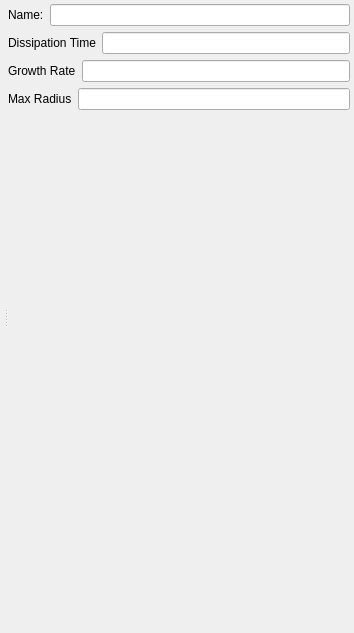
<?xml version="1.0" encoding="UTF-8"?>
<ui version="4.0">
 <class>Form</class>
 <widget class="QWidget" name="Form">
  <property name="geometry">
   <rect>
    <x>0</x>
    <y>0</y>
    <width>354</width>
    <height>633</height>
   </rect>
  </property>
  <property name="windowTitle">
   <string>Form</string>
  </property>
  <layout class="QVBoxLayout" name="verticalLayout_2">
   <property name="margin">
    <number>4</number>
   </property>
   <item>
    <widget class="QSplitter" name="splitter">
     <property name="orientation">
      <enum>Qt::Horizontal</enum>
     </property>
     <widget class="QWidget" name="layoutWidget">
      <layout class="QVBoxLayout" name="verticalLayout_3">
       <property name="margin">
        <number>0</number>
       </property>
       <item>
        <widget class="QWidget" name="myGeneralCanvas" native="true">
         <property name="sizePolicy">
          <sizepolicy hsizetype="MinimumExpanding" vsizetype="Fixed">
           <horstretch>0</horstretch>
           <verstretch>0</verstretch>
          </sizepolicy>
         </property>
         <property name="element_type" stdset="0">
          <string>general_canvas</string>
         </property>
        </widget>
       </item>
       <item>
        <widget class="QWidget" name="myDisplayCanvas" native="true">
         <property name="sizePolicy">
          <sizepolicy hsizetype="MinimumExpanding" vsizetype="MinimumExpanding">
           <horstretch>0</horstretch>
           <verstretch>0</verstretch>
          </sizepolicy>
         </property>
         <property name="minimumSize">
          <size>
           <width>0</width>
           <height>0</height>
          </size>
         </property>
         <property name="element_type" stdset="0">
          <string>display_widget_canvas</string>
         </property>
        </widget>
       </item>
      </layout>
     </widget>
     <widget class="QWidget" name="widget" native="true">
      <layout class="QVBoxLayout" name="verticalLayout">
       <property name="margin">
        <number>0</number>
       </property>
       <item>
        <layout class="QHBoxLayout" name="horizontalLayout">
         <item>
          <widget class="QLabel" name="short_name_label">
           <property name="text">
            <string>Name:</string>
           </property>
          </widget>
         </item>
         <item>
          <widget class="QLineEdit" name="short_name"/>
         </item>
        </layout>
       </item>
       <item>
        <layout class="QHBoxLayout" name="horizontalLayout_2">
         <item>
          <widget class="QLabel" name="dissipation_time_label">
           <property name="text">
            <string>Dissipation Time</string>
           </property>
          </widget>
         </item>
         <item>
          <widget class="QLineEdit" name="dissipation_time">
           <property name="source-units" stdset="0">
            <string>minutes</string>
           </property>
           <property name="display-units" stdset="0">
            <string>minutes</string>
           </property>
          </widget>
         </item>
        </layout>
       </item>
       <item>
        <layout class="QHBoxLayout" name="horizontalLayout_3">
         <item>
          <widget class="QLabel" name="growth_rate_label">
           <property name="text">
            <string>Growth Rate</string>
           </property>
          </widget>
         </item>
         <item>
          <widget class="QLineEdit" name="growth_rate">
           <property name="source-units" stdset="0">
            <string>meters_per_second</string>
           </property>
           <property name="display-units" stdset="0">
            <string>meters_per_second</string>
           </property>
          </widget>
         </item>
        </layout>
       </item>
       <item>
        <layout class="QHBoxLayout" name="horizontalLayout_4">
         <item>
          <widget class="QLabel" name="max_radius_label">
           <property name="text">
            <string>Max Radius</string>
           </property>
          </widget>
         </item>
         <item>
          <widget class="QLineEdit" name="max_radius">
           <property name="source-units" stdset="0">
            <string>meters</string>
           </property>
           <property name="display-units" stdset="0">
            <string>meters</string>
           </property>
          </widget>
         </item>
        </layout>
       </item>
       <item>
        <spacer name="verticalSpacer">
         <property name="orientation">
          <enum>Qt::Vertical</enum>
         </property>
         <property name="sizeHint" stdset="0">
          <size>
           <width>20</width>
           <height>498</height>
          </size>
         </property>
        </spacer>
       </item>
      </layout>
     </widget>
    </widget>
   </item>
  </layout>
 </widget>
 <resources/>
 <connections/>
</ui>
